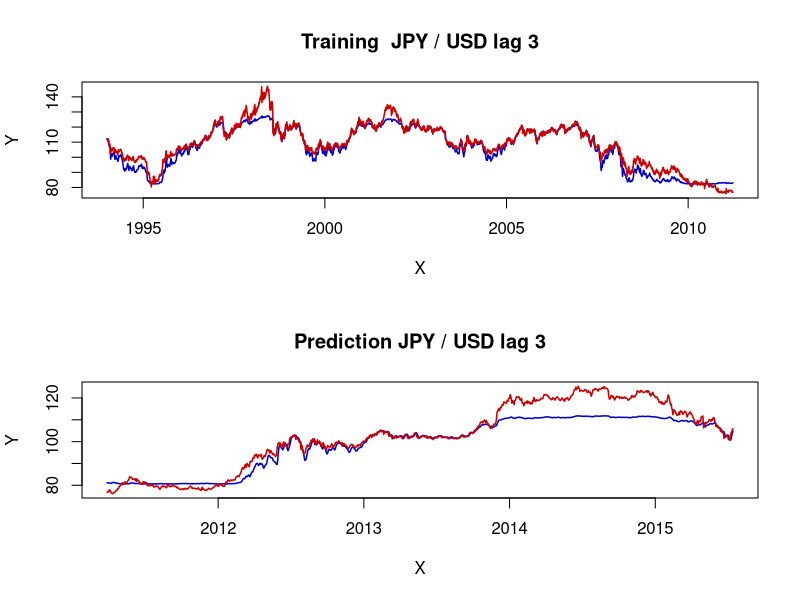

The R script that drew this image:

rm(list=ls(all=TRUE))
graphics.off()

################################ SUBROUTINES ################################

rbftrain = function(x,y,clusters,learn,epochs,mMSE,activ){
# RBFTRAIN    trains a radial basis function neural network
#
# ---------------------------------------------------------------------
# Usage       {inp,net,err} = rbftrain(x,y,clusters,learn,epochs,mMSE{,activ})
# ---------------------------------------------------------------------
# Input       
# Parameter   x
# Definition  (n x p) matrix, predictor variables
# Parameter   y
# Definition  (n x q) matrix, response variables
# Parameter   clusters
# Definition  scalar, number of clusters to be built in the hidden layer
# Parameter   learn
# Definition  (3 x 1) vector, minimum learning rate and maximum learning rate
#             for building the clusters respectively, learn[3] is the learning
#             rate for training the output layer. learn must be from (0,1)
# Parameter   epochs
# Definition  (2 x 1) vector, number of epochs to train the cluster and output
#             units respectively
# Parameter   mMSE
# Definition  scalar, minimum value of the mean squared error to stop the training
# Parameter   activ
# Definition  optional scalar, 0 for binary (default) or 1 for bipolar activation sigmoid function.
# ---------------------------------------------------------------------
# Output      
# Parameter   inp
# Definition  list of input parameters which define the network# it consists of elements
#             inputs (scalar, number of predictors),
#             clusters (see Input), 
#             outputs (scalar, number of responses),
#             samples (scalar, number of samples),
#             learn, epochs, mMSE and activ (see Input).
# Parameter   net
# Definition  list of network characteristics containing: 
#
#             clustersWeights ((clusters x inputs) matrix, weights of the hidden layer),
#
#             trFonDev ((clusters x 1) vector, deviance of the transfer function),
#
#             outputsWeights ((outputs x clusters) matrix, weights of the output layer) and
#
#             bias ((outputs x 1) vector, weights of the bias).
# Parameter   err
# Definition  list of output error functions containing:
#
#             MSE ((epochs[2] x 1) vector, mean squared error for the network in each training epoch),
#
#             maxDiff ((epochs[2] x outputs) matrix, maximum difference between the real 
#             and predicted output in each output unit for each training epoch) and
#
#             meanDiff ((epochs[2] x outputs) matrix, mean differences in every training epoch).


  if(NROW(x)!=NROW(y)){
  	stop("rbftrain: rows(x) <> rows(y)")
  }
  if(clusters<2){
  	stop("rbftrain: clusters < 2")
  }
  if((NCOL(learn)>1)||(NROW(learn)!=3)){
  	stop("rbftrain: learn must be (3x1) vector")
  }
  if(sum(learn)<=0||sum(learn)>=1){
  	stop("rbftrain: each parameter of learn must be from (0,1)")
  }
  if((NCOL(epochs)>1)||(NROW(epochs)!=2)){
  	stop("rbftrain: epochs must be (2x1) vector")
  }
  if(sum(epochs)<1){
  	stop("rbftrain: epochs < 1")
  }
  if(mMSE<=0){
  	stop("rbftrain: mMSE must be positive")
  }
  if(missing(activ)){
  	activ = 0
  }
  if((activ!=0)&&(activ!=1)){
  	stop("rbftrain: activ must be 0 or 1")
  }

# set parameters
  inputs    = NCOL(x)      # dimension of the signal
  outputs   = NCOL(y)      # number of output units
  samples   = NROW(x)      # number of observations
#  warning((inputs > 24)||(outputs > 10),"rbftrain: the dimensions of the data are too high")
  interimLR = 1			# initialize the learning rate
  
# unsupervised learning
#======================

# declare arrays
  clustersOutput   = matrix(1,clusters,1)       # output signal from the cluster nodes
  clustersWeights  = runif(clusters*inputs)     # centers of the clusters
  clustersWeights  = matrix(clustersWeights,clusters,inputs,byrow=T)
  trFonDev         = matrix(0,clusters,1)       # deviance of the transfer function

# normalize
  minx = apply(x,2,min)
  maxx = apply(x,2,max)
  miny = apply(y,2,min)		# used in the supervised learning also
  maxy = apply(y,2,max)		#		- || -
  if(sum((maxx==minx))>0){
     stop("rbftrain: x has a constant variable")
  }
  if(sum((maxy==miny))>0){
     stop("rbftrain: y has a constant variable")
  }
  x = (x - matrix(minx,NROW(x),NCOL(x),byrow=T)) / (matrix(maxx,NROW(x),NCOL(x),byrow=T) - matrix(minx,NROW(x),NCOL(x),byrow=T))
  y = (y - matrix(miny,NROW(y),NCOL(y),byrow=T)) / (matrix(maxy,NROW(y),NCOL(y),byrow=T) - matrix(miny,NROW(y),NCOL(y),byrow=T))
  
# train the clusters
  e1 = 1
  while(e1<=epochs[1]){
    i = 1
    while(i<=samples){
# find the nearest cluster
      X = matrix(x[i,],clusters,NCOL(x),byrow=T)
      clustersOutput = sqrt( apply((clustersWeights - X)*(clustersWeights - X),1,sum) )	# eucl. distance: i-th point from cluster centers
      tmp = (1:clusters) * (clustersOutput == min(clustersOutput)) # choose the nearest cluster
      tmp = tmp[which(tmp > 0)]
      clusterChamp = tmp[1]			# just in case of multiple minima
      
# update weights of the nearest cluster
      clustersWeights[clusterChamp,] = clustersWeights[clusterChamp,] + (interimLR * (x[i,]-clustersWeights[clusterChamp,]))
      i = i+1
    }  # while(i<=samples)

    interimLR = (learn[2] - (learn[2]-learn[1])/max(c(1,(epochs[1]-1)))*(e1-1))  *  interimLR	#//!!! was above "clustersWeights[clusterChamp,] = ..."
    if(interimLR == 0){		#// set to a small number ???
      e1 = epochs[1] + 1 
    }
    e1 = e1+1
  }  # while(e1<=epochs[1])
  
# calculate standard deviation of the transfer function
  c = 1 
  while(c<=clusters){
    W = matrix(clustersWeights[c,],clusters,ncol(clustersWeights),byrow=T)  
    trFonDev[c] = sum(rowSums((W -clustersWeights)*(W - clustersWeights)))	# sum of distances of the center c from other centres
    trFonDev[c] = sqrt(trFonDev[c] / (clusters-1))
    c = c+1
  }

# supervised learning
#====================

# declare arrays
  gaussOut       = matrix(1,clusters,1)     # output of the Gaussian function of each cluster
  uniform        = runif(outputs*clusters)
  outputsWeights = 2*matrix(uniform,outputs,clusters,byrow=T) - 1 # weights of the output layer
  outWeightsCorrect = matrix(1,outputs,clusters)  # correction weights
  bias = 2*runif(outputs) - 1                     # bias of each output node
  maxDiff = matrix(-1,epochs[2],outputs)    # max difference of each output node in each epoch
  meanDiff = matrix(0,epochs[2],outputs)    # mean          ---  |  |  ---
  MSE = matrix(0,epochs[2],1)               # mean squared error for each epoch
  aMSE = +Inf                               # actual mean squared error

  e2 = 1
  while(e2<=epochs[2]){
    i = 1
    while(i<=samples){
      outError = 0			# error of this output unit
      
# calculate the Gaussian output of clusters
      X = matrix(x[i,],clusters,NCOL(x),byrow=T)
      clustersOutput = sqrt( rowSums((clustersWeights - X)*(clustersWeights - X)) )	# euclidean distance      
      gaussOut = exp( -(clustersOutput / trFonDev)^2  )
# calculate output signals and their derivative for each cluster
      G = matrix(1,outputs,ncol((gaussOut))) %*% t(gaussOut)
      sumOfWeightedInputs = rowSums(outputsWeights * G) + bias	# lin. comb. of the inputs and weights of the output layer
      if(!activ){  # binary sigmoid function
        outputSignal = 1 / ( 1+exp(-sumOfWeightedInputs) )
        outSigDeriv  = outputSignal * (1 - outputSignal)  # first derivative of the output signal
      }else{       # bipolar sigmoid function
        outputSignal = 2 / ( 1+exp(-sumOfWeightedInputs) ) - 1
        outSigDeriv  = 0.5 * (1 + outputSignal) * (1 - outputSignal) # first derivative of the output signal
      }

# calculate output errors
      errInfoTerm   = (t(y[i,]) - outputSignal) * outSigDeriv
#      
      realErrDiff   = abs(t(y[i,]) - outputSignal) * (t(maxy) - t(miny)) # it was normalized
      outError      = sum(realErrDiff^2)             # instantaneous SSE (Haykin, 1994)
      meanDiff[e2,] = meanDiff[e2,] + t(realErrDiff) / samples
      tmp = realErrDiff > t(maxDiff[e2,])            # save the max. real error into maxDiff
      if(sum(tmp)>0){
        tmp = (1:outputs) * tmp
        ind = tmp[which(tmp>0)]
        maxDiff[e2,ind] = t(realErrDiff[ind])
      }

      MSE[e2] = MSE[e2] + outError / samples
# correct weights and bias
      outWeightsCorrect = learn[3] * matrix(errInfoTerm) %*% t(gaussOut)
      outputsWeights    = outputsWeights + outWeightsCorrect # correct the output weights
      bias = bias + learn[3] * errInfoTerm  # correct bias 

      i = i+1
    }  # while(i<=samples)

    if(MSE[e2] < aMSE){
      aMSE = MSE[e2]
    }
    if(aMSE <= mMSE){
      br = e2
      e2 = epochs[2] + 1	
    }

    e2=e2+1
  }  # while(e2<=epochs[2])
  
# give some info
  t = toString(paste(" An", inputs, "-", clusters, "-", outputs, "RBF-network"))
  t = rbind(t,toString(paste(" training epochs:",epochs[1],",",epochs[2])))
  t = rbind(t,toString(paste(" cluster's learning rates: ",learn[2],",",learn[1])))
  t = rbind(t,toString(paste(" output's learning rate: ",learn[3])))
  t = rbind(t,toString(paste(" minimum mean squared error: ",mMSE)))
  if(!activ){  # binary
    t = rbind(t ,toString(paste(" BINARY sigmoid activation function")))
  }else{       # bipolar
    t = rbind(t,toString(paste(" BIPOLAR sigmoid activation function")))
  }
  if(e2 == epochs[2]+2){ # break used
    t = rbind(t ,toString(paste(" mMSE reached in the epoch: ",br)))
  }else{
    t = rbind(t ,toString(paste(" minimum MSE reached: ",aMSE)))  
  }
  print(t)

  inp=list(inputs=inputs,clusters=clusters,outputs=outputs,samples=samples,learn=learn,epochs=epochs,mMSE=mMSE,activ=activ)  # 1|1|1|1|3|2|1|1
  net=list(clustersWeights=clustersWeights,trFonDev=trFonDev,outputsWeights=outputsWeights,bias=bias) # (clusters,inputs), (clusters), (outputs,clusters), (outputs)
  err=list(MSE=MSE,maxDiff=maxDiff,meanDiff=meanDiff) # (epochs[2],1), (epochs[2],outputs), (epochs[2],outputs)

return(list(inp=inp,net=net,err=err))
}


rbfpredict = function(x,rbfnet,miny,maxy){
	
# RBFPREDICT  predicts the output of given RBF neural network
#
# ---------------------------------------------------------------------
# Usage       netOut = rbfpredict(x,rbfnet,miny,maxy)
# ---------------------------------------------------------------------
# Input       
# Parameter   x
# Definition  (n x p) matrix, predictor variables
# Parameter   rbfnet
# Definition  composed object (list), RBF network as computed by rbftrain or rbftrain2
# Parameter   miny
# Definition  (q x 1) vector, minimum values for the output vector
# Parameter   maxy
# Definition  (q x 1) vector, maximum values for the output vector
# ---------------------------------------------------------------------
# Output      
# Parameter   netOut
# Definition  (n x q) matrix, output of the rbfnet
# ---------------------------------------------------------------------
# set parameters
  if(sum(miny >= maxy)>0){
     stop("rbfpredict: miny >= maxy")
  }
  samples = NROW(x)       # number of observations
  clustersWeights  = rbfnet$net$clustersWeights # centers of the clusters
  trFonDev         = rbfnet$net$trFonDev        # deviance of the transfer function
  outputsWeights   = rbfnet$net$outputsWeights  # weights of the output layer
  bias             = rbfnet$net$bias            # bias of each output node
  activ            = rbfnet$inp$activ           # activation function
  clusters = NROW(clustersWeights)              # number of clusters used in rbfnet
  inputs   = NCOL(clustersWeights)              # dimension of the signal of the net
  outputs  = NROW(outputsWeights)               # number of output units
  if(inputs!=NCOL(x)){
  	stop("rbfpredict: cols(x) <> dimension of the input of rbfnet")
  }
  if(outputs!=NROW(miny)){
  	stop("rbfpredict: rows(miny) <> dimension of the output of rbfnet")
  }
  if(outputs!=NROW(maxy)){
  	stop("rbfpredict: rows(maxy) <> dimension of the output of rbfnet")
  }
  outputSignal = matrix(1,samples,outputs)	# normalized output of the network
  
# normalize
  minx = apply(x,2,min)
  maxx = apply(x,2,max)
  if(sum((maxx==minx))>0){
  	stop("rbftest: x has a constant variable")
  }
  x = (x - matrix(minx,NROW(x),NCOL(x),byrow=T)) / (matrix(maxx,NROW(x),NCOL(x),byrow=T) - matrix(minx,NROW(x),NCOL(x),byrow=T))


  i = 1
  while(i<=samples){
# calculate the Gaussian output of clusters
    X = matrix(x[i,],clusters,NCOL(x),byrow=T)
    clustersOutput = sqrt( rowSums((clustersWeights - X)*(clustersWeights - X)) )	# euclidean distance      
    gaussOut = exp( -(clustersOutput / trFonDev)^2  )
# calculate output signals of each cluster
    G = matrix(outputs) %*% t(gaussOut)
    sumOfWeightedInputs = rowSums(outputsWeights * G) + bias	# lin. comb. of the inputs and weights of the output layer
    if(!activ){ # binary sigmoid function
      outputSignal[i,] = 1 / ( 1+exp(-sumOfWeightedInputs) )
    }else{   # bipolar sigmoid function
      outputSignal[i,] = 2 / ( 1+exp(-sumOfWeightedInputs) ) - 1
    }
 
    i = i+1
  } # while(i<=samples)

  netOut = miny + outputSignal * (maxy - miny)		# real output of the network


return(netOut)
}


################################ MAIN PROGRAM ################################
  set.seed(78) 
  x <- read.csv("dat.csv",header= T)
  #View(x)

  r  = nrow(x)                      
  xt = x[4:(4*nrow(x)/5),2]   # 80% of data as training set,
  xt = as.matrix(as.numeric(as.character(xt)))

  l  = 3                  # sets lag and prepares input matrix, output target

#==================lagging
ncol(xt)
nrow(xt)                

r=nrow(xt)                
tt=xt[(l + 1):(r),]
tt<-as.matrix(tt)
yt=matrix(xt,ncol=1)

  i=1
  while(i<=(l-1))
{

a<-matrix(yt[2:r],ncol=1)
b<-yt[1]
    yt=rbind(a,b)
    xt=cbind(xt,yt)
    i=i+1
  }
  yt=xt[1:(r-l),]
#==================

train.tt=tt
train.yt=yt



# selects number of clusters, learning rate,
# number of iterations, tolerance

  clusters = 3		
  learn    = c(0.1,0.2,0.1)
  epochs   = c(15,15)
  mMSE     = 0.05
  activ    = 0


# IN SAMPLE:
# trains rbf - neural network

  rbfnet = rbftrain(x=train.yt,y=train.tt,clusters,learn,epochs,mMSE,activ)

# runs network on used data 
  rbf=rbfpredict(train.yt,rbfnet,min(train.tt),max(train.tt))  # prediction


# plots real data (red)  versus result from network (blue)
  time  = (1:nrow(train.tt))/257 + (1994)
  tr = cbind(time,rbf) # blue thin line
  ytr= cbind(time,train.tt) # red thin line  

 
# OUT OF SAMPLE:  
# 20% of data, prepares matrix
  
  xt=x[(4*NROW(x)/5+1):NROW(x),2]
  xt = as.matrix(as.numeric(as.character(xt)))
  #==================lagging
ncol(xt)
nrow(xt)                

r=nrow(xt)                
tt=xt[(l + 1):(r),]
tt<-as.matrix(tt)
yt=matrix(xt,ncol=1)

  i=1
  while(i<=(l-1))
{

a<-matrix(yt[2:r],ncol=1)
b<-yt[1]
    yt=rbind(a,b)
    xt=cbind(xt,yt)
    i=i+1
  }
  yt=xt[1:(r-l),]
#==================

try.tt=tt
try.yt=yt
  

# runs network on 20% of data for prediction
  rbf=rbfpredict(try.yt,rbfnet,min(try.tt),max(try.tt))  # prediction

# plots real data (red)  versus result from network (blue)
  time = (1:NROW(try.tt))/257 + (time[length(time)])
  ttt  = cbind(time, rbf)  #  blue thin line
  yyy  = cbind(time, try.tt)  # red thin line
  
  par(mfrow = c(2, 1))
  plot(tr, type = "l", col = "blue3", lwd = 1.5, ylim = c(min(tr[, 2], ytr[, 2]), max(tr[, 
                                                                                         2], ytr[, 2])), ylab = "Y", xlab = "X")
  lines(ytr, col = "red3", lwd = 1.5)
  title("Training  JPY / USD lag 3")
  
  plot(ttt, type = "l", col = "blue3", lwd = 1.5, ylim = c(min(ttt[, 2], yyy[, 2]), 
                                                           max(ttt[, 2], yyy[, 2])), xlab = "X", ylab = "Y")
  lines(yyy, col = "red3", lwd = 1.5)
  title("Prediction JPY / USD lag 3") 


